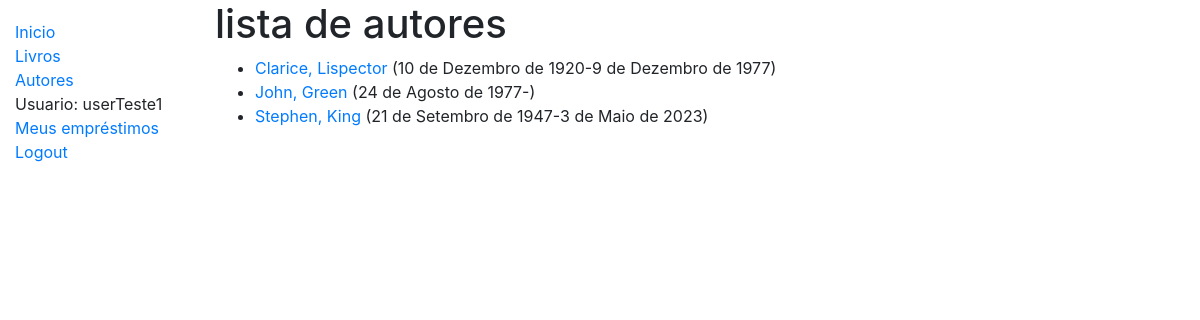
The app's page /catalogos/autores/ (signed in) with its own data.
### catalogos/models.py (models this page shows, shortened)
class Autor(models.Model):
    nome = models.CharField(max_length=100)
    sobrenome = models.CharField(max_length=100)
    dataNascimento = models.DateField(null=True, blank=True)
    dataMorte = models.DateField('morte', null=True, blank=True)
    class Meta:
        ordering = ['nome', 'sobrenome']
    def get_absolute_url(self):
        return reverse('autor-detalhe', args=[str(self.id)])

### catalogos/views.py (the view)
# urls.py: path('autores/', views.AutorListView.as_view(), name='autores'),
class AutorListView(LoginRequiredMixin, generic.ListView):
    model = Autor
    paginate_by = 10

### catalogos/templates/catalogos/autor_list.html
{% extends "base.html" %}
{% block content %}
  <h1>lista de autores</h1>
  {% if autor_list %}
  <ul>
    {% for autor in autor_list %}
      <li>
        <a href="{{ autor.get_absolute_url }}">{{ autor.nome }}, {{autor.sobrenome}}</a> ({{autor.dataNascimento}}-{% if autor.dataMorte %}{{autor.dataMorte}}{% endif %})
      </li>
    {% endfor %}
  </ul>
  {% else %}
    <p>Não há autores cadastrados.</p>
  {% endif %}
{% endblock %}

### catalogos/templates/base.html (shortened to what this page needs)
<!DOCTYPE html>
<html lang="pt-BR">
<head>
  <link rel="stylesheet" href="https://stackpath.bootstrapcdn.com/bootstrap/4.1.3/css/bootstrap.min.css">
  {% load static %}
  <link rel="stylesheet" href="{% static 'css/styles.css' %}">
</head>
<body>
  <div class="container-fluid">
    <div class="row">
      <div class="col-sm-2">
      {% block sidebar %}
        <ul class="sidebar-nav">
          <li><a href="{% url 'index' %}">Inicio</a></li>
          <li><a href="{% url 'livros' %}">Livros</a></li>
          <li><a href="{% url 'autores' %}">Autores</a></li>
          {% if user.is_authenticated %}
            <li>Usuario: {{ user.get_username }}</li>
            <li><a href="{% url 'meus-emprestimos' %}">Meus empréstimos</a></li>
            <li><a href="{% url 'logout'%}?next={{request.path}}">Logout</a></li>
          {% else %}
            <li><a href="{% url 'login'%}?next={{request.path}}">Login</a></li>
          {% endif %}
        </ul>
      {% endblock %}
      </div>
      <div class="col-sm-10 ">{% block content %}{% endblock %}
      </div>
    </div>
  </div>
</body>
</html>

### catalogos/templates/static/css/styles.css (style rules this page uses)
.sidebar-nav { margin-top: 20px; padding: 0; list-style: none; }

### records on screen
Autor: nome "Clarice", sobrenome "Lispector", dataNascimento "10 de Dezembro de 1920", dataMorte "9 de Dezembro de 1977"
Autor: nome "John", sobrenome "Green", dataNascimento "24 de Agosto de 1977"
Autor: nome "Stephen", sobrenome "King", dataNascimento "21 de Setembro de 1947", dataMorte "3 de Maio de 2023"

### other values on screen
{{ user.get_username }} "userTeste1"
